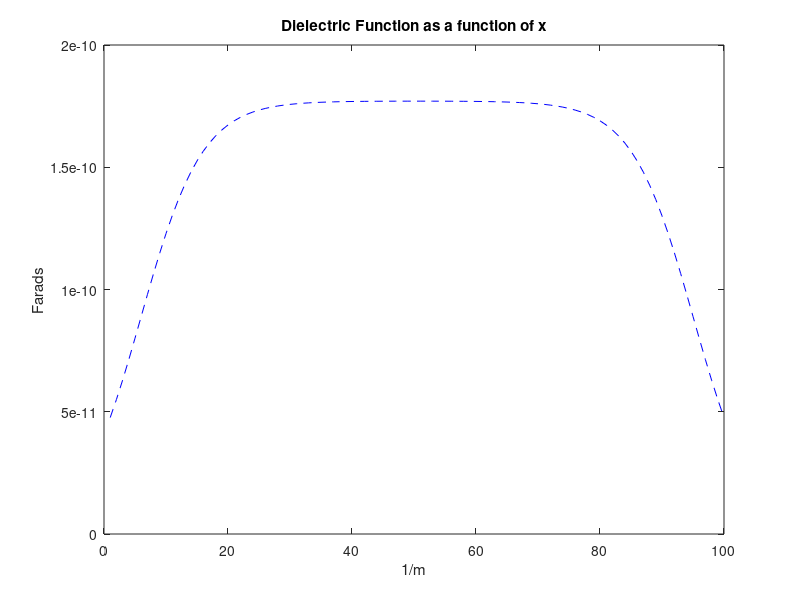
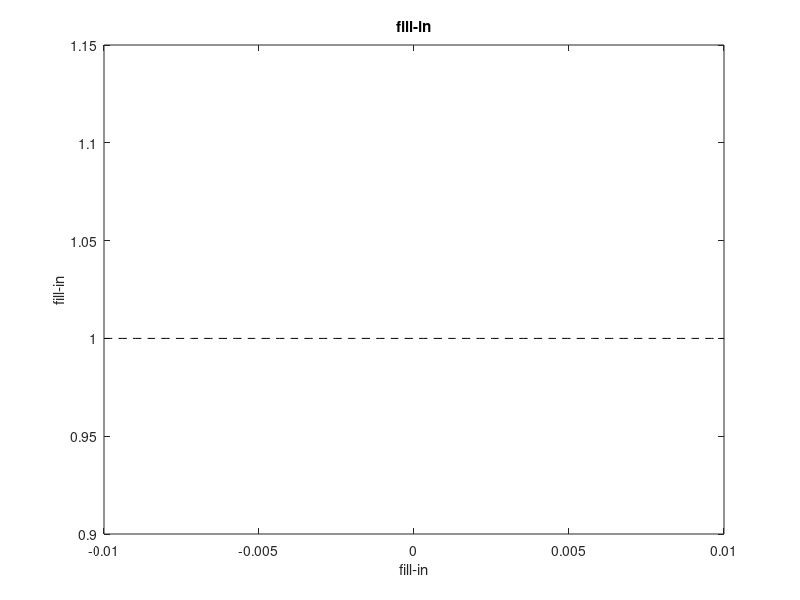

Reproduce these figures in MATLAB, in order.
%% Electrostatic potential of a dielectric function 
lx = 100;
ly = 100;
%constants 
e0=8.854.*10.^(-12);
a=0.01;
l=a./5;
x = linspace(-a,a,lx);
y = linspace(-a,a,ly);
[X,Y]=meshgrid(x,y);

dx = -9.*a./10; 
dxx = 9.*a./10;

%boundary conditions 
phi_a = 100; %volts
dphi_dx_a = 1000; %volts

ep = e0*(10*tanh((x-dx)/l)-(10*tanh((x-dxx)/l)));
  
figure(1);
plot(ep,'b--');
xlabel('1/m');
ylabel('Farads');
title('Dielectric Function as a function of x');

%% 1B
%second order, centered
dy_dx=zeros(lx,1);
dx=x(2)-x(1);
dy=y(2)-y(1);
%forward difference at the beginning
dy_dx(1)=(y(2)-y(1))/dx;

%centered difference on the interior
for ix=2:lx-1
    dy_dx(ix)=(y(ix+1)-y(ix-1))/2/dx;
end %for

%backward difference at the end
dy_dx(lx)=(y(lx)-y(lx-1))/dx;

figure(2);
plot(x,dy_dx,'k--');
xlabel('fill-in');
ylabel('fill-in');
title('fill-in');


%% 1C

% e = zeros(100,100);
% 
% for i=1:lx
%     e(x(i)) = e0.*(10.*tanh((x(i)-dx(i))./l)-(10.*tanh((x(i)-dxx(i))./l)));
% end %for  

